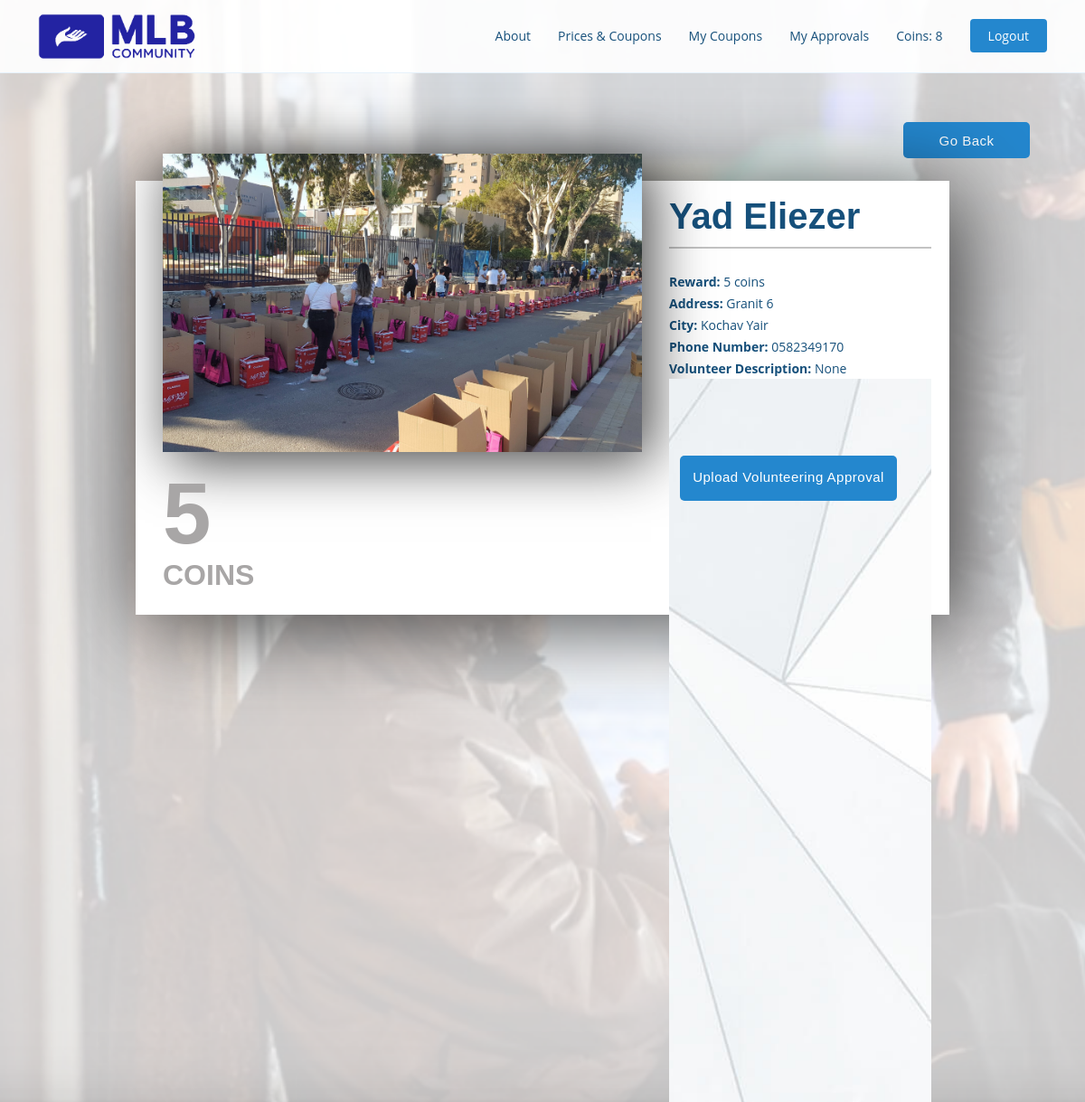
/photo/85/ (signed in), run on the app's committed database.
### myapp/models.py (models this page shows, shortened)
class UserExtend(models.Model):
    user = OneToOneField(User, on_delete=models.CASCADE)
    coins = IntegerField()
    coupons_list = CharField(max_length=1000000, null=True, blank=True)
    coupons_counter = IntegerField(default=0)
    date_list = CharField(max_length=1000000, null=True, blank=True)
    store_list = CharField(max_length=1000000, null=True, blank=True)
    approvals = ForeignKey('UserApproval',on_delete=models.SET_NULL, null=True, blank=True)

class VolunteeringOption(models.Model):
    class Meta:
        verbose_name = 'VolunteeringOption'
        verbose_name_plural = 'VolunteeringOptions'
    full_name = CharField(max_length=100)
    address = CharField(max_length=100)
    city = CharField(max_length=100)
    phone_number = CharField(max_length=10)
    is_approved = BooleanField(default=False)
    category = ForeignKey(Category, on_delete=models.SET_NULL, null=True, blank=True)
    description = CharField(blank=True, max_length=224, null=True)
    image = ImageField(upload_to="files/", null=True, blank=True)
    value = IntegerField(blank=True, default=0)

### myapp/views.py (the view)
# urls.py: path('photo/<str:primary_key>/', views.viewPost, name='photo'),
def viewPost(request, primary_key):
    extendedUsers = UserExtend.objects.all()
    post = VolunteeringOption.objects.get(id=primary_key)
    return render(request, 'photo.html', {'post': post, 'extendedUsers': extendedUsers})

### templates/photo.html (shortened to what this page needs)
{% load static %}
<!DOCTYPE html>
<html>
<head>
    <link href="{% static 'stylePhoto.css' %}" rel="stylesheet">
    <link href="{% static 'stylePhotoExtra.css' %}" rel="stylesheet">
    <link href="{% static 'indexForPhoto.css' %}" rel="stylesheet">
</head>
<header id="header" class="fixed-top">
    <div class="container d-flex align-items-center justify-content-between">
        <a href="/" class="logo"><img src="/files/files/MLBLogo.png" alt="" class="img-fluid" height="100"></a>
        {% include "navbar.html" %}
    </div>
</header>
  <div class="container position-relative">
<a href="{% url 'gallery' %}" class="btn-get2 scrollto">Go Back</a>
<div class="card">
  <div class="thumbnail"><img class="left" src="{{ post.image.url }}" /></div>
  <div class="right">
    <h1><b style="color:#16507b">{{post.full_name}}</b></h1>
    <div class="separator"></div>
    <br>
    <small ><b>Reward: </b></small> <small>{{ post.value }} coins </small><br>
    <small><b>Address: </b></small> <small>{{ post.address }}</small><br>
    <small><b>City: </b></small>  <small>{{ post.city }}</small><br>
    <small><b>Phone Number: </b></small>  <small>{{ post.phone_number }}</small><br>
    <small><b> Volunteer Description: </b></small> <small>{{post.description}} </small>
      <section id="hero">
        <div class="container position-relative">
        {% if user.is_authenticated %}
        <a href="{% url 'upload_approval' post.id  %}" class="btn-get-started2 scrollto">Upload Volunteering Approval</a>
        {% else %}
        <a href="../../login" class="btn-get-started2 scrollto" onclick="myFunction()">Upload Volunteering Approval</a>
        {% endif %}
      </div>
    </section>
  </div>
  <h5>{{ post.value }}</h5>
  <h6>COINS</h6>
</div>
</html>

### templates/navbar.html (shortened to what this page needs)
<nav id="navbar" class="navbar">
    <ul>
        {% if user.is_authenticated %}
            {% for e in extendedUsers %}
                {% if e.user.username == user.username %}
                    {% if e.user.username == 'admin' %}
                        <li><a class="nav-link scrollto" href="admin_view_approvals">View Uploaded Approvals</a></li>
                        <li><a class="nav-link scrollto" href="admin_view_volunteering_requests">View Volunteering Requests</a></li>
                        <li><a class="nav-link scrollto" href="admin_view_existing_posts">View Existing Volunteering Options</a></li>
                        <li><a class="getstarted scrollto" href="logout">Logout</a></li>
                    {% else %}
                        <li><a class="nav-link scrollto" href="about">About</a></li>
                        <li><a class="nav-link scrollto" href="prices">Prices & Coupons</a></li>
                        <li><a class="nav-link scrollto" href="mycoupons">My Coupons</a></li>
                        <li><a class="nav-link scrollto" href="my_approvals">My Approvals</a></li>
                        <li><a class="nav-link scrollto" href="prices">Coins: {{ e.coins }}</a></li>
                        <li><a class="getstarted scrollto" href="logout">Logout</a></li>
                    {% endif %}
                {% endif %}
            {% endfor %}
        {% else %}
            <li><a class="nav-link scrollto" href="about">About</a></li>
            <li><a class="nav-link scrollto" href="prices">Prices & Coupons</a></li>
            <li><a class="getstarted scrollto" href="register">Register</a></li>
            <li><a class="getstarted scrollto" href="login">Login</a></li>
        {% endif %}
    </ul>
</nav>

### static/stylePhoto.css (style rules this page uses)
.card { position: relative; height: 480px; width: 900px; margin: 200px auto; background-color: #fff; -webkit-box-shadow: 10px 10px 93px 0px rgba(0, 0, 0, 0.75); -moz-box-shadow: 10px 10px 93px 0px rgba(0, 0, 0, 0.75); box-shadow: 10px 10px 93px 0px rgba(0, 0, 0, 0.75); }
.thumbnail { float: left; position: relative; left: 30px; top: -30px; height: 330px; width: 530px; -webkit-box-shadow: 10px 10px 60px 0px rgba(0, 0, 0, 0.75); -moz-box-shadow: 10px 10px 60px 0px rgba(0, 0, 0, 0.75); box-shadow: 10px 10px 60px 0px rgba(0, 0, 0, 0.75); overflow: hidden; }
img.left { position: absolute; left: 50%; top: 50%; height: auto; width: 100%; -webkit-transform: translate(-50%, -50%); -ms-transform: translate(-50%, -50%); transform: translate(-50%, -50%); }
.right { margin-left: 590px; margin-right: 20px; }
h1 { padding-top: 15px; font-size: 1.3rem; color: #4b4b4b; }
.separator { margin-top: 10px; border: 1px solid #c3c3c3; }
h5 { position: absolute; left: 30px; bottom: -120px; font-size: 6rem; color: #a8a6a6; }
h6 { position: absolute; left: 30px; bottom: -55px; font-size: 2rem; color: #a8a6a6; }
ul { margin-left: 250px; }
li { display: inline; list-style: none; color: #7b7b7b; }

### static/indexForPhoto.css (style rules this page uses)
a { color: #2487ce; text-decoration: none; }
h1, h2, h3, h4, h5, h6 { font-family: "Raleway", sans-serif; }
#header { transition: all 0.5s; background: rgba(255, 255, 255, 0.9); z-index: 997; padding: 15px 0; border-bottom: 1px solid #e6f2fb; }
#header .logo { font-size: 28px; margin: 0; padding: 0; line-height: 1; font-weight: 300; letter-spacing: 0.5px; font-family: "Poppins", sans-serif; }
#header .logo img { max-height: 50px; }
.navbar { padding: 0; }
.navbar ul { margin: 0; padding: 0; display: flex; list-style: none; align-items: center; }
.navbar li { position: relative; }
.navbar a, .navbar a:focus { display: flex; align-items: center; justify-content: space-between; padding: 10px 0 10px 30px; font-size: 14px; color: #16507b; white-space: nowrap; transition: 0.3s; }
.navbar .getstarted, .navbar .getstarted:focus { background: #2487ce; padding: 8px 20px; margin-left: 30px; border-radius: 4px; color: #fff; }
#hero { width: 100%; height: 100vh; position: relative; background: url("../img/hero-bg.jpg") top center; background-size: cover; position: relative; }
#hero:before { content: ""; position: realtive; bottom: 0; top: 0; left: 0; right: 0; }
#hero .container { padding-top: 80-px; }
#hero .btn-get-started2 { font-family: "Poppins", sans-serif; font-weight: 400; font-size: 15px; letter-spacing: 0.5px; position: absolute; text-align: center; height: 50px; width: 240px; padding: 13px 5px; border-radius: 5px; transition: 0.5s; margin-top: 5px; color: #fff; background: #2487ce; }
.btn-get2 { font-family: "Poppins", sans-serif; font-weight: 400; font-size: 15px; letter-spacing: 0.5px; left: 969px; top: -70px; position: absolute; text-align: center; height: 40px; width: 140px; padding: 10px 5px; border-radius: 5px; transition: 0.5s; margin-top: 5px; color: #fff; background: #2487ce; }
@media (min-width: 1024px) { #hero { background-attachment: fixed; } }
section { padding: 80px 0; overflow: hidden; }

### templates/photo.html (style rules this page uses)
small { color: #16507b }

### data on the page
UserExtend: coins "8"
VolunteeringOption: image (picture), full_name "Yad Eliezer", value "5", address "Granit 6", city "Kochav Yair", phone_number "0582349170", description "None"
